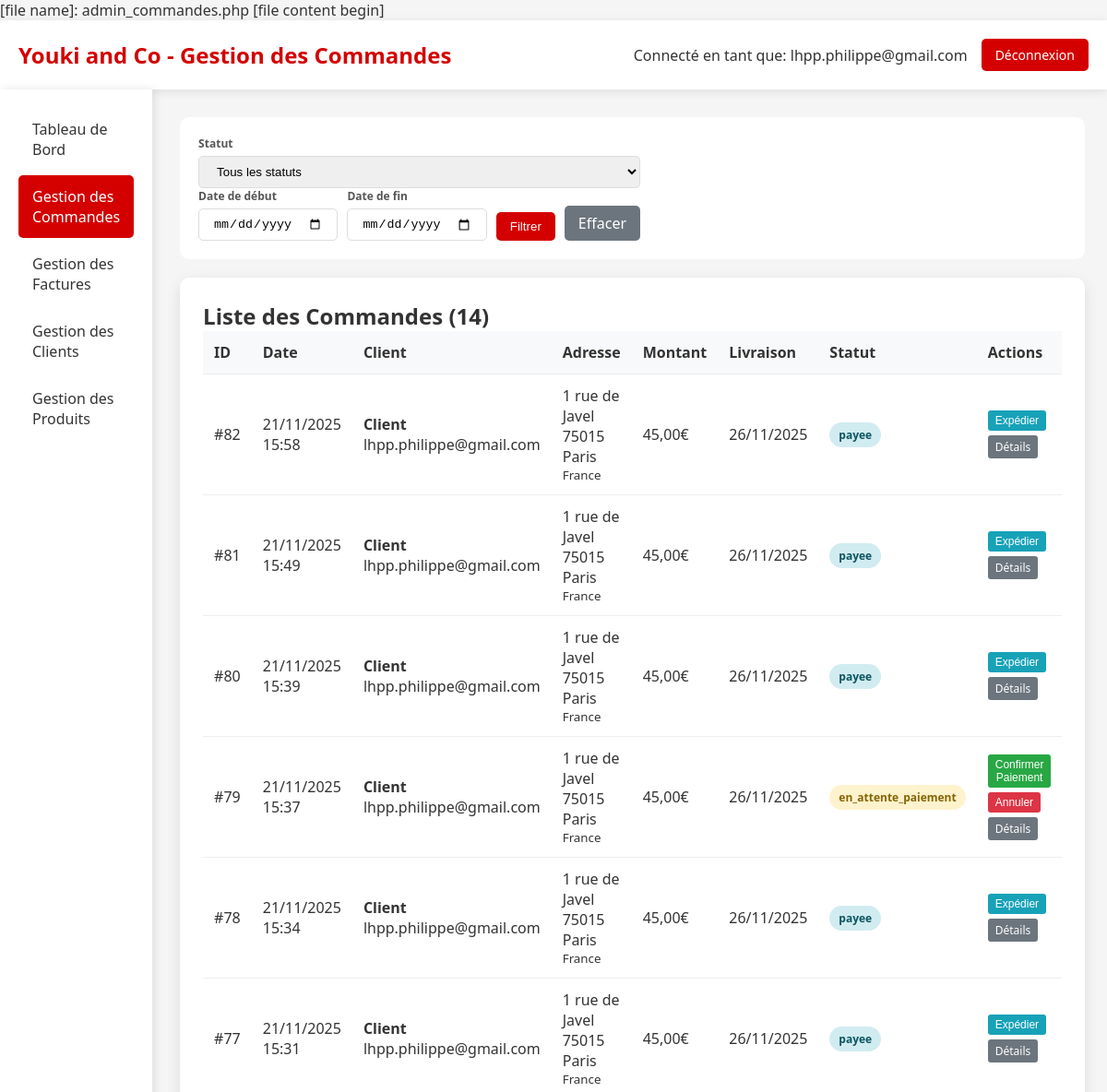
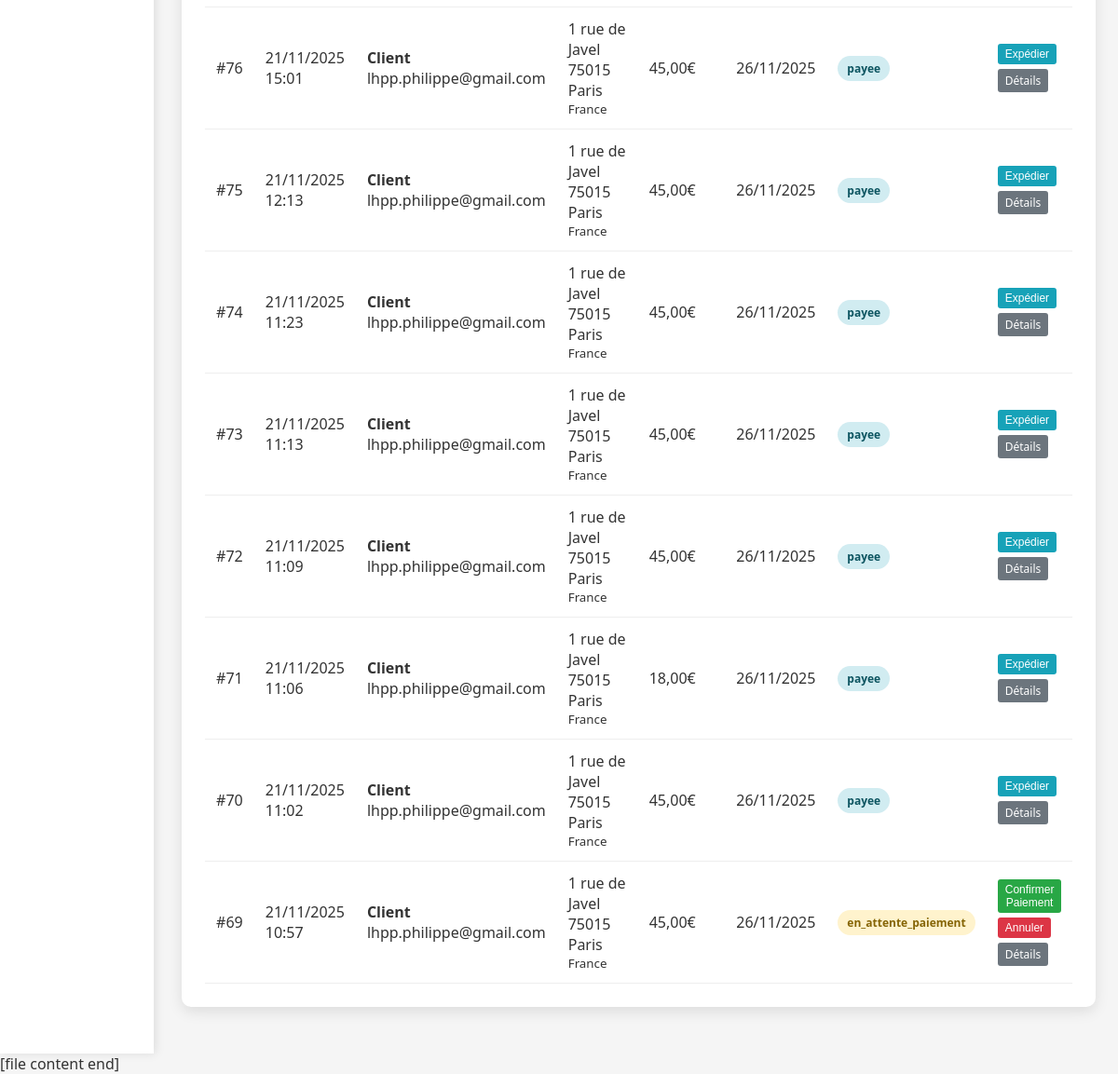
/admin_commandes.php (signed in), run on an earlier commit of the app's database (2 pictures, top to bottom).
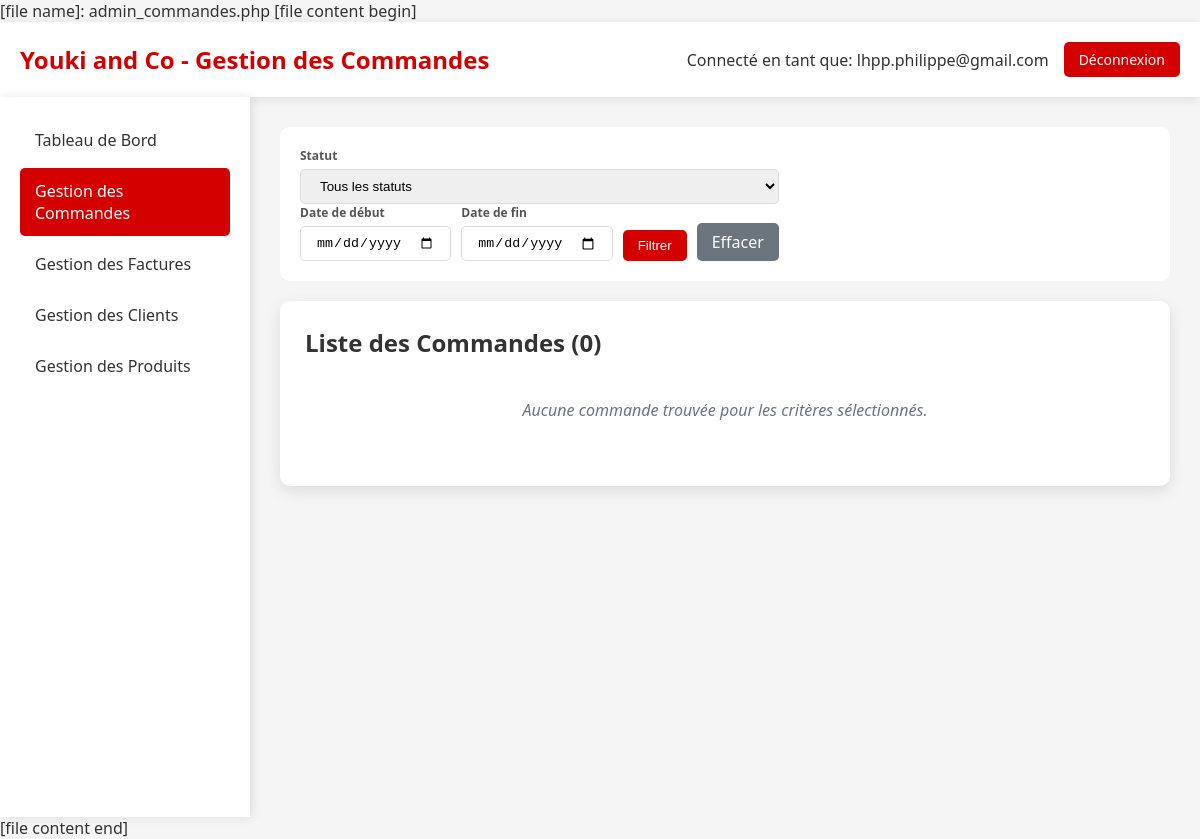
And on a later commit of the database.
### tables this page shows
CREATE TABLE `Commande` (
  `idCommande` bigint NOT NULL,
  `idClient` bigint NOT NULL,
  `idAdresseLivraison` bigint NOT NULL,
  `idAdresseFacturation` bigint DEFAULT NULL,
  `dateCommande` datetime NOT NULL,
  `modeReglement` varchar(200) NOT NULL DEFAULT 'CB',
  `delaiLivraison` date NOT NULL,
  `fraisDePort` double NOT NULL,
  `montantTotal` double NOT NULL,
  `statut` varchar(20) NOT NULL DEFAULT 'en_attente',
  `statut_paiement` enum('en_attente','payee','echec','annulee','rembourse') DEFAULT 'en_attente',
  `idPaiement` int DEFAULT NULL
);

CREATE TABLE `Client` (
  `idClient` bigint NOT NULL,
  `email` varchar(50) NOT NULL,
  `motDePasse` varchar(1000) DEFAULT NULL,
  `nom` varchar(50) DEFAULT NULL,
  `prenom` varchar(50) DEFAULT NULL,
  `telephone` varchar(20) DEFAULT NULL,
  `email_confirme` tinyint(1) DEFAULT '0',
  `token_confirmation` varchar(64) DEFAULT NULL,
  `token_expires` datetime DEFAULT NULL,
  `type` enum('temporaire','permanent') DEFAULT 'temporaire',
  `date_creation` datetime DEFAULT CURRENT_TIMESTAMP,
  `session_id` varchar(128) DEFAULT NULL
);

CREATE TABLE `Adresse` (
  `idAdresse` bigint NOT NULL,
  `idClient` bigint NOT NULL,
  `nom` varchar(50) NOT NULL,
  `prenom` varchar(50) NOT NULL,
  `adresse` varchar(50) NOT NULL,
  `codePostal` varchar(50) NOT NULL,
  `ville` varchar(50) NOT NULL,
  `pays` varchar(50) NOT NULL,
  `telephone` varchar(50) NOT NULL,
  `instructions` varchar(255) DEFAULT NULL,
  `societe` varchar(50) DEFAULT NULL,
  `type` varchar(20) DEFAULT 'livraison',
  `dateCreation` datetime DEFAULT CURRENT_TIMESTAMP
);

### admin_commandes.php (the view, shortened to what the changed rows need)
<?php
require_once 'config.php';
try {
    $pdo = new PDO("mysql:host=$host;dbname=$dbname;charset=utf8", $username, $password);
    $pdo->setAttribute(PDO::ATTR_ERRMODE, PDO::ERRMODE_EXCEPTION);
    $where = "";
    $params = [];
    $stmt = $pdo->prepare("
        SELECT c.idCommande, c.dateCommande, c.montantTotal, c.statut, c.delaiLivraison,
               cl.nom, cl.prenom, cl.email, cl.telephone,
               a.adresse, a.codePostal, a.ville, a.pays
        FROM Commande c
        JOIN Client cl ON c.idClient = cl.idClient
        JOIN Adresse a ON c.idAdresseLivraison = a.idAdresse
        $where
        ORDER BY c.dateCommande DESC
    ");
    $stmt->execute($params);
    $commandes = $stmt->fetchAll(PDO::FETCH_ASSOC);
} catch (PDOException $e) {
    die("Erreur de connexion à la base de données: " . $e->getMessage());
}
?>
<!DOCTYPE html>
<html lang="fr">
<head>
</head>
<body>
    <div class="header">
        <div class="logo">
            <h1>Youki and Co - Gestion des Commandes</h1>
        </div>
    </div>
    <div class="container">
        <div class="main-content">
            <div class="section">
                <h2>Liste des Commandes (<?= count($commandes) ?>)</h2>
                <?php if (empty($commandes)): ?>
                    <div class="no-orders">
                        Aucune commande trouvée pour les critères sélectionnés.
                    </div>
                <?php else: ?>
                <table>
                    <thead>
                        <tr>
                            <th>ID</th>
                            <th>Date</th>
                            <th>Client</th>
                            <th>Adresse</th>
                            <th>Montant</th>
                            <th>Livraison</th>
                            <th>Statut</th>
                            <th>Actions</th>
                        </tr>
                    </thead>
                    <tbody>
                        <?php foreach ($commandes as $commande): ?>
                        <tr>
                            <td>#<?= $commande['idCommande'] ?></td>
                            <td><?= date('d/m/Y H:i', strtotime($commande['dateCommande'])) ?></td>
                            <td>
                                <strong><?= htmlspecialchars($commande['prenom'] . ' ' . $commande['nom']) ?></strong><br>
                                <?= htmlspecialchars($commande['email']) ?><br>
                            </td>
                            <td>
                                <?= htmlspecialchars($commande['adresse']) ?><br>
                                <?= htmlspecialchars($commande['codePostal'] . ' ' . $commande['ville']) ?><br>
                                <small><?= htmlspecialchars($commande['pays']) ?></small>
                            </td>
                            <td><?= number_format($commande['montantTotal'], 2, ',', ' ') ?>€</td>
                            <td><?= date('d/m/Y', strtotime($commande['delaiLivraison'])) ?></td>
                            <td>
                                <span class="status-badge status-<?= $commande['statut'] ?>"
                                      onclick="changerStatut(<?= $commande['idCommande'] ?>, '<?= $commande['statut'] ?>')"
                                      title="Cliquez pour changer le statut">
                                    <?= $commande['statut'] ?>
                                </span>
                            </td>
                            <td>
                                <div class="order-actions">
                                    <?php if ($commande['statut'] === 'en_attente_paiement'): ?>
                                        <form method="POST" class="action-form">
                                            <button type="submit" name="action" value="confirmer" class="btn-small btn-confirm" onclick="return confirm('Confirmer le paiement de cette commande ?')">Confirmer Paiement</button>
                                        </form>
                                        <form method="POST" class="action-form">
                                            <button type="submit" name="action" value="annuler" class="btn-small btn-cancel" onclick="return confirm('Annuler cette commande ?')">Annuler</button>
                                        </form>
                                    <?php elseif ($commande['statut'] === 'payee'): ?>
                                        <form method="POST" class="action-form">
                                            <button type="submit" name="action" value="expedier" class="btn-small btn-ship" onclick="return confirm('Marquer cette commande comme expédiée ?')">Expédier</button>
                                        </form>
                                    <?php endif; ?>
                                    <a href="admin_commande_detail.php?id=<?= $commande['idCommande'] ?>" class="btn-small btn-details">Détails</a>
                                </div>
                            </td>
                        </tr>
                        <?php endforeach; ?>
                    </tbody>
                </table>
                <?php endif; ?>
            </div>
        </div>
    </div>
</body>
</html>

What changed in the data, as far as the page shows it:
removed commande: idCommande "82", dateCommande "21/11/2025 15:58", idClient.nom "Client", idClient.email "lhpp.philippe@gmail.com", idAdresseLivraison.adresse "1 rue de Javel", idAdresseLivraison.ville "75015 Paris", idAdresseLivraison.pays "France", montantTotal "45,00", delaiLivraison "26/11/2025", statut "payee"
removed commande: idCommande "81", dateCommande "21/11/2025 15:49", idClient.nom "Client", idClient.email "lhpp.philippe@gmail.com", idAdresseLivraison.adresse "1 rue de Javel", idAdresseLivraison.ville "75015 Paris", idAdresseLivraison.pays "France", montantTotal "45,00", delaiLivraison "26/11/2025", statut "payee"
removed commande: idCommande "80", dateCommande "21/11/2025 15:39", idClient.nom "Client", idClient.email "lhpp.philippe@gmail.com", idAdresseLivraison.adresse "1 rue de Javel", idAdresseLivraison.ville "75015 Paris", idAdresseLivraison.pays "France", montantTotal "45,00", delaiLivraison "26/11/2025", statut "payee"
removed commande: idCommande "79", dateCommande "21/11/2025 15:37", idClient.nom "Client", idClient.email "lhpp.philippe@gmail.com", idAdresseLivraison.adresse "1 rue de Javel", idAdresseLivraison.ville "75015 Paris", idAdresseLivraison.pays "France", montantTotal "45,00", delaiLivraison "26/11/2025", statut "en_attente_paiement"
removed commande: idCommande "78", dateCommande "21/11/2025 15:34", idClient.nom "Client", idClient.email "lhpp.philippe@gmail.com", idAdresseLivraison.adresse "1 rue de Javel", idAdresseLivraison.ville "75015 Paris", idAdresseLivraison.pays "France", montantTotal "45,00", delaiLivraison "26/11/2025", statut "payee"
removed commande: idCommande "77", dateCommande "21/11/2025 15:31", idClient.nom "Client", idClient.email "lhpp.philippe@gmail.com", idAdresseLivraison.adresse "1 rue de Javel", idAdresseLivraison.ville "75015 Paris", idAdresseLivraison.pays "France", montantTotal "45,00", delaiLivraison "26/11/2025", statut "payee"
removed commande: idCommande "76", dateCommande "21/11/2025 15:01", idClient.nom "Client", idClient.email "lhpp.philippe@gmail.com", idAdresseLivraison.adresse "1 rue de Javel", idAdresseLivraison.ville "75015 Paris", idAdresseLivraison.pays "France", montantTotal "45,00", delaiLivraison "26/11/2025", statut "payee"
removed commande: idCommande "75", dateCommande "21/11/2025 12:13", idClient.nom "Client", idClient.email "lhpp.philippe@gmail.com", idAdresseLivraison.adresse "1 rue de Javel", idAdresseLivraison.ville "75015 Paris", idAdresseLivraison.pays "France", montantTotal "45,00", delaiLivraison "26/11/2025", statut "payee"
removed commande: idCommande "74", dateCommande "21/11/2025 11:23", idClient.nom "Client", idClient.email "lhpp.philippe@gmail.com", idAdresseLivraison.adresse "1 rue de Javel", idAdresseLivraison.ville "75015 Paris", idAdresseLivraison.pays "France", montantTotal "45,00", delaiLivraison "26/11/2025", statut "payee"
removed commande: idCommande "73", dateCommande "21/11/2025 11:13", idClient.nom "Client", idClient.email "lhpp.philippe@gmail.com", idAdresseLivraison.adresse "1 rue de Javel", idAdresseLivraison.ville "75015 Paris", idAdresseLivraison.pays "France", montantTotal "45,00", delaiLivraison "26/11/2025", statut "payee"
removed commande: idCommande "72", dateCommande "21/11/2025 11:09", idClient.nom "Client", idClient.email "lhpp.philippe@gmail.com", idAdresseLivraison.adresse "1 rue de Javel", idAdresseLivraison.ville "75015 Paris", idAdresseLivraison.pays "France", montantTotal "45,00", delaiLivraison "26/11/2025", statut "payee"
removed commande: idCommande "71", dateCommande "21/11/2025 11:06", idClient.nom "Client", idClient.email "lhpp.philippe@gmail.com", idAdresseLivraison.adresse "1 rue de Javel", idAdresseLivraison.ville "75015 Paris", idAdresseLivraison.pays "France", montantTotal "18,00", delaiLivraison "26/11/2025", statut "payee"
removed commande: idCommande "70", dateCommande "21/11/2025 11:02", idClient.nom "Client", idClient.email "lhpp.philippe@gmail.com", idAdresseLivraison.adresse "1 rue de Javel", idAdresseLivraison.ville "75015 Paris", idAdresseLivraison.pays "France", montantTotal "45,00", delaiLivraison "26/11/2025", statut "payee"
removed commande: idCommande "69", dateCommande "21/11/2025 10:57", idClient.nom "Client", idClient.email "lhpp.philippe@gmail.com", idAdresseLivraison.adresse "1 rue de Javel", idAdresseLivraison.ville "75015 Paris", idAdresseLivraison.pays "France", montantTotal "45,00", delaiLivraison "26/11/2025", statut "en_attente_paiement"
Also different on the page:
count($commandes): "14" → "0"
text no longer shown: "ID Date Client Adresse Montant Livraison Statut Actions"
text now shown: "Aucune commande trouvée pour les critères sélectionnés."
